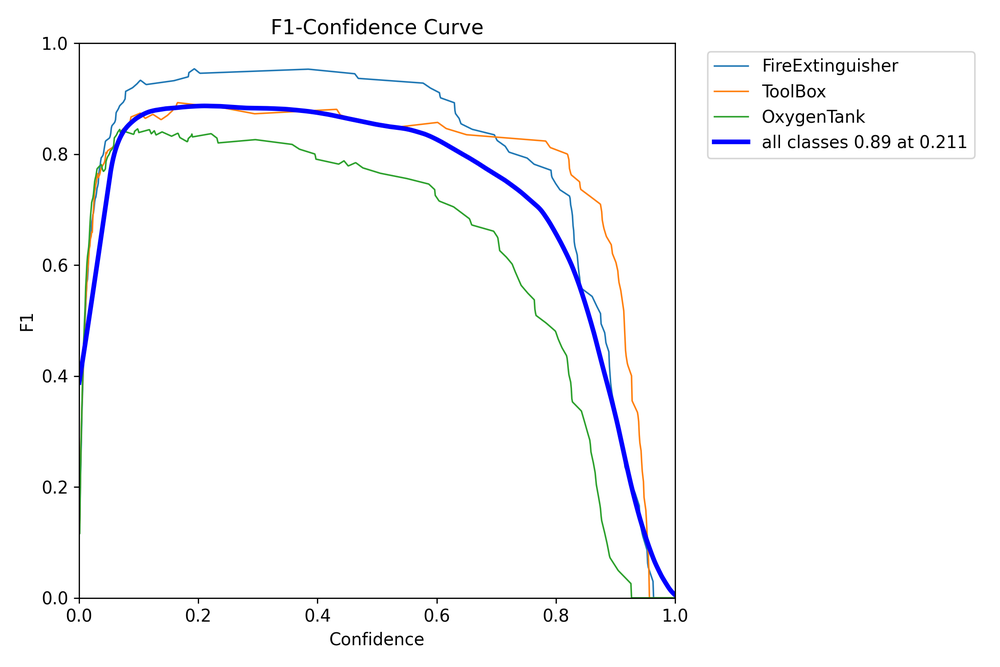
#> input picture CodeVaikunth/runs/detect/train/BoxF1_curve.png, 1000 x 667 px, shrunk from 2250 x 1500 before the run
$ python -i augment.py   (imports and definitions only)
#> lines starting #> are read from the running program, lines starting #| are printed output that depends on the picture; after the words box and inside, x2 and y2 are one past the last pixel; in counts of white or black regions, pixels touching at a corner belong together
#> further down, picture is the input picture: shape (667, 1000, 3); mean B, G, R 250.7, 249.2, 248.9
import cv2
import os
import numpy as np
import random

# --- Configuration ---
# Define the paths to your images and labels
image_dir = os.path.join("data", "train", "images")
label_dir = os.path.join("data", "train", "labels")

# --- Helper Functions ---
def adjust_brightness(image, value=30):
    """Adjusts brightness by adding or subtracting a value."""
#> called with value = 30
    hsv = cv2.cvtColor(image, cv2.COLOR_BGR2HSV)
#> hsv: shape (667, 1000, 3); mean H, S, V 2.8, 3.6, 251.6
    h, s, v = cv2.split(hsv)
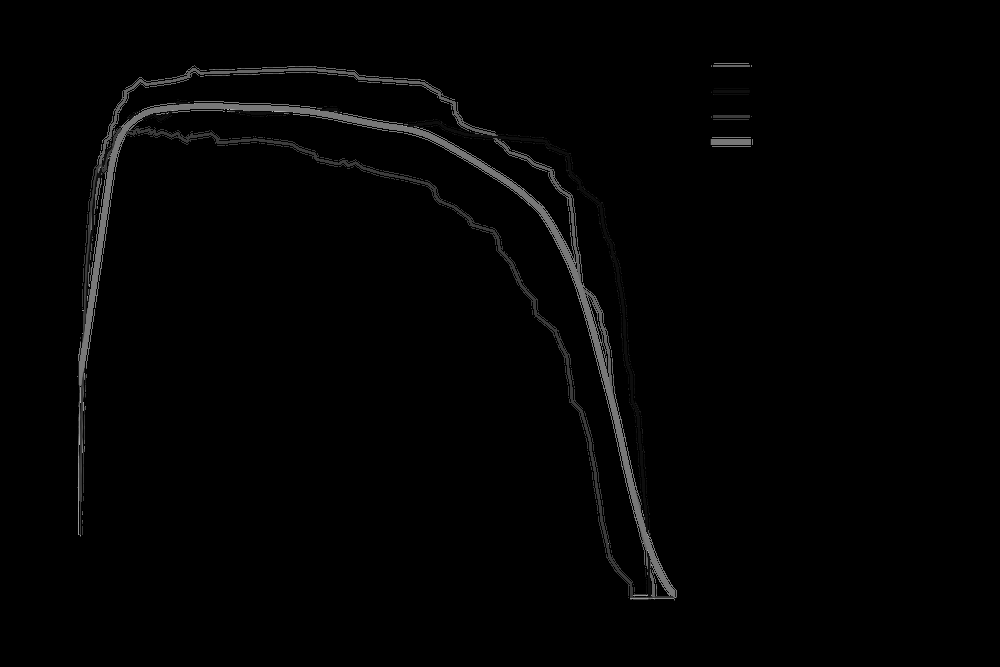
#> h: shape (667, 1000); min 0, max 179, mean 2.8
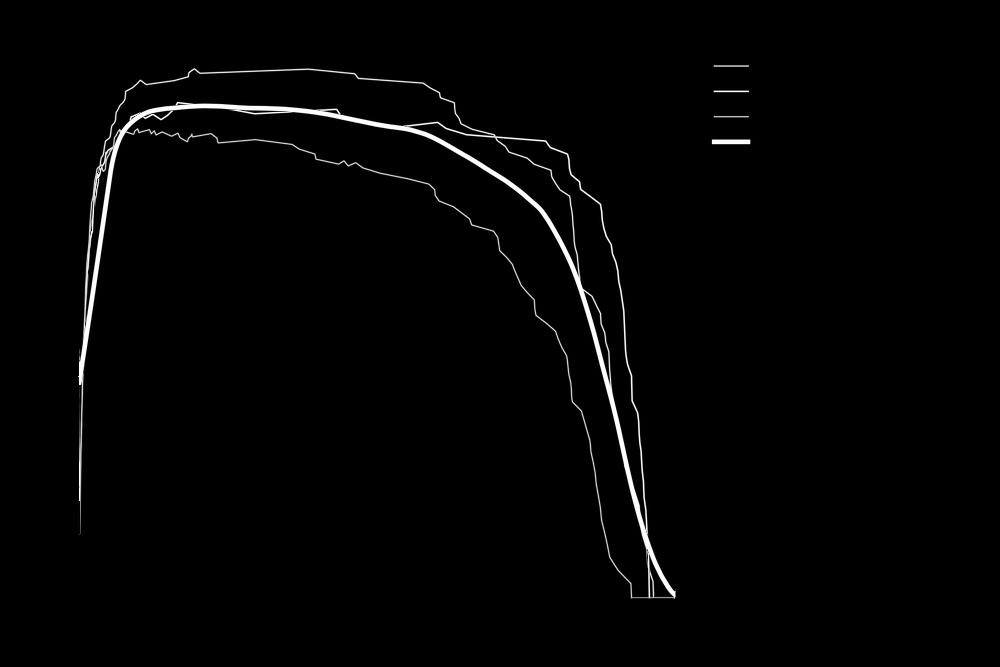
#> s: shape (667, 1000); min 0, max 255, mean 3.6
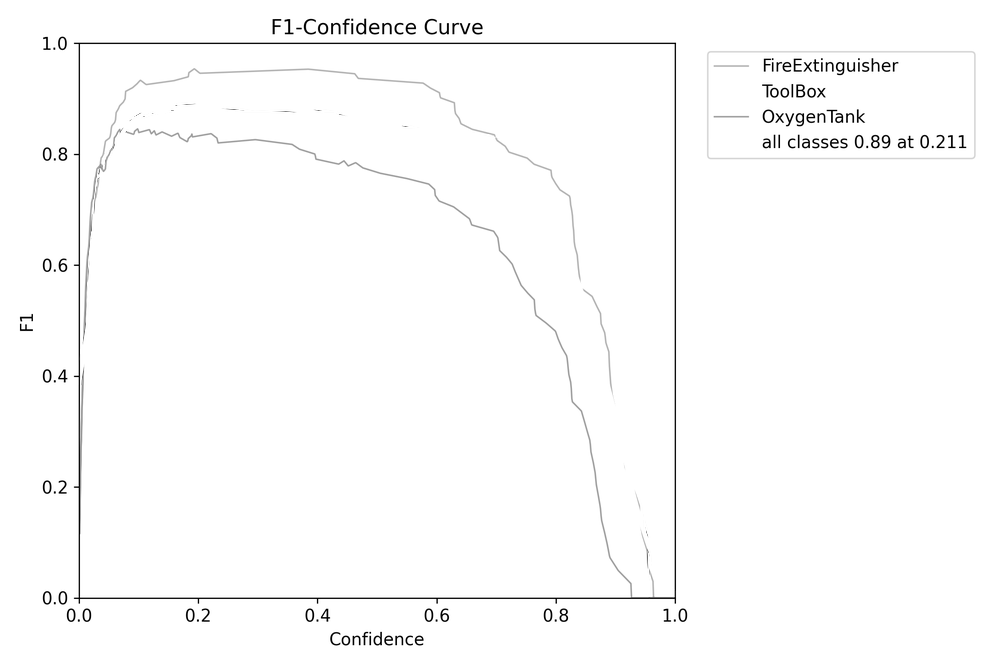
#> v: shape (667, 1000); min 0, max 255, mean 251.6

    # Add or subtract the brightness value
    # Ensure the values stay within the 0-255 range
    lim = 255 - value
    v[v > lim] = 255
#> v: shape (667, 1000); 2.81% of pixels changed, all inside (x1, y1, x2, y2) = (17, 16, 978, 648)
    v[v <= lim] += value
#> v: shape (667, 1000); min 30, max 255, mean 252.5

    final_hsv = cv2.merge((h, s, v))
#> final_hsv: shape (667, 1000, 3); mean H, S, V 2.8, 3.6, 252.5
    img = cv2.cvtColor(final_hsv, cv2.COLOR_HSV2BGR)
    return img

def add_occlusion(image, size_percent=0.25):
    """Adds a random black rectangle to simulate occlusion."""
    h, w, _ = image.shape
    occ_h = int(h * size_percent)
    occ_w = int(w * size_percent)

    # Get a random top-left corner for the occlusion
    x1 = random.randint(0, w - occ_w)
    y1 = random.randint(0, h - occ_h)

    # Draw a black rectangle
    image[y1:y1+occ_h, x1:x1+occ_w] = (0, 0, 0)
    return image

# --- Main Script ---
# [34 lines not run here, left out]

>>> import cv2
>>> picture = cv2.imread('runs/detect/train/BoxF1_curve.png')
>>> result = adjust_brightness(picture)

$ run again, on CodeVaikunth/runs/detect/train/confusion_matrix.png
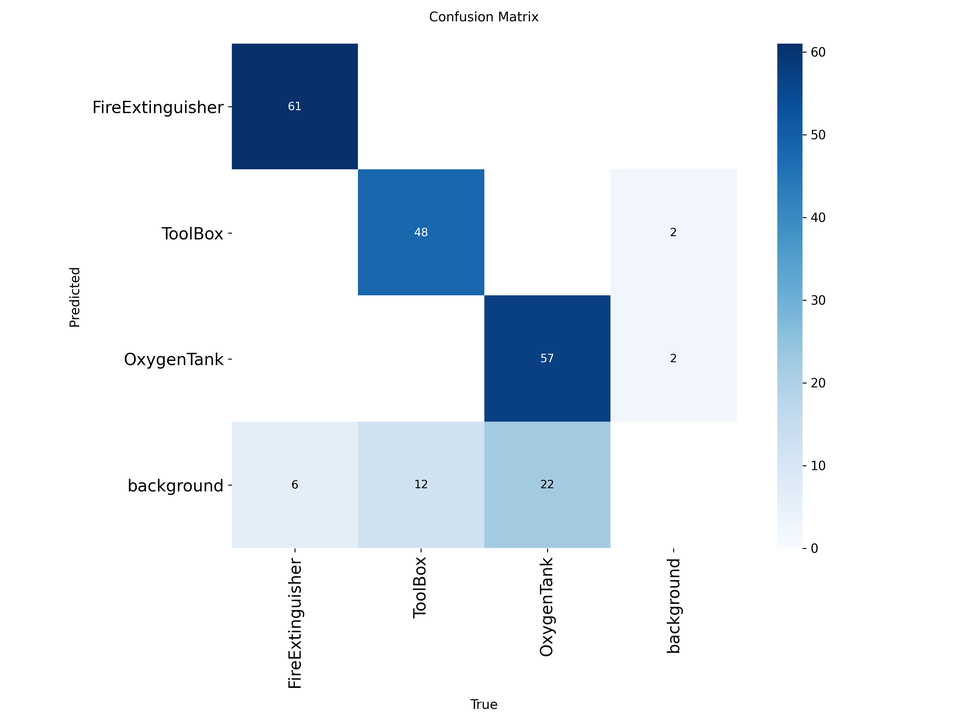
#> input picture CodeVaikunth/runs/detect/train/confusion_matrix.png, 970 x 727 px, shrunk from 3000 x 2250 before the run
#> picture is the input picture: shape (727, 970, 3); mean B, G, R 243.4, 236.9, 230.2
#> hsv: shape (727, 970, 3); mean H, S, V 21.4, 21.3, 243.4
#> in adjust_brightness, `h, s, v = cv2.split(hsv)`:
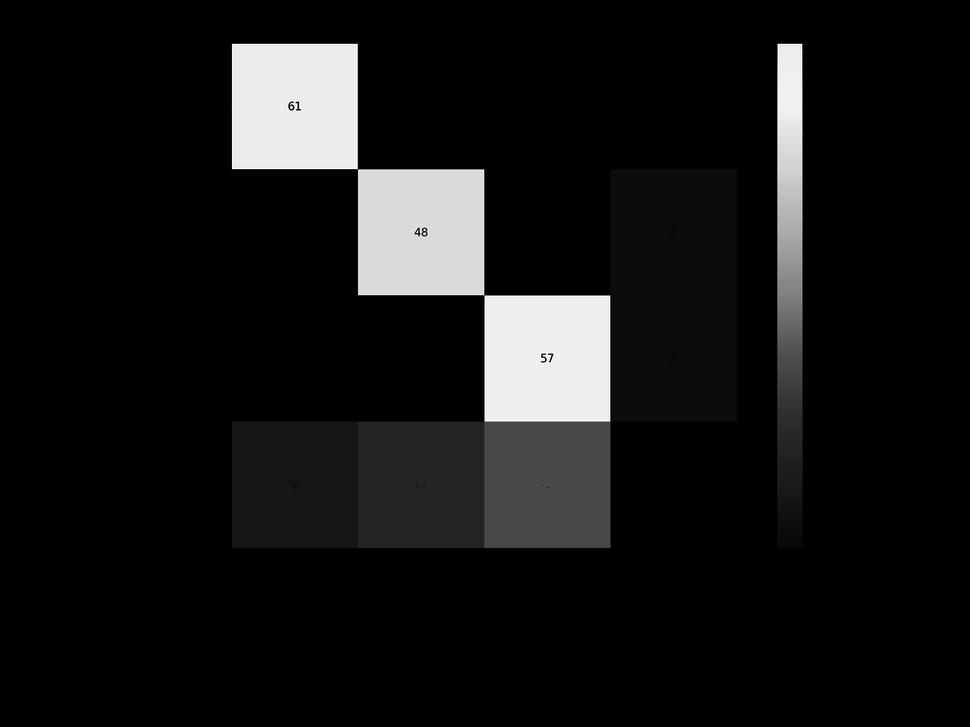
#> s: shape (727, 970); min 0, max 255, mean 21.3
#> final_hsv: shape (727, 970, 3); mean H, S, V 21.4, 21.3, 247.5
#> in adjust_brightness, `img = cv2.cvtColor(final_hsv, cv2.COLOR_HSV2BGR)`:
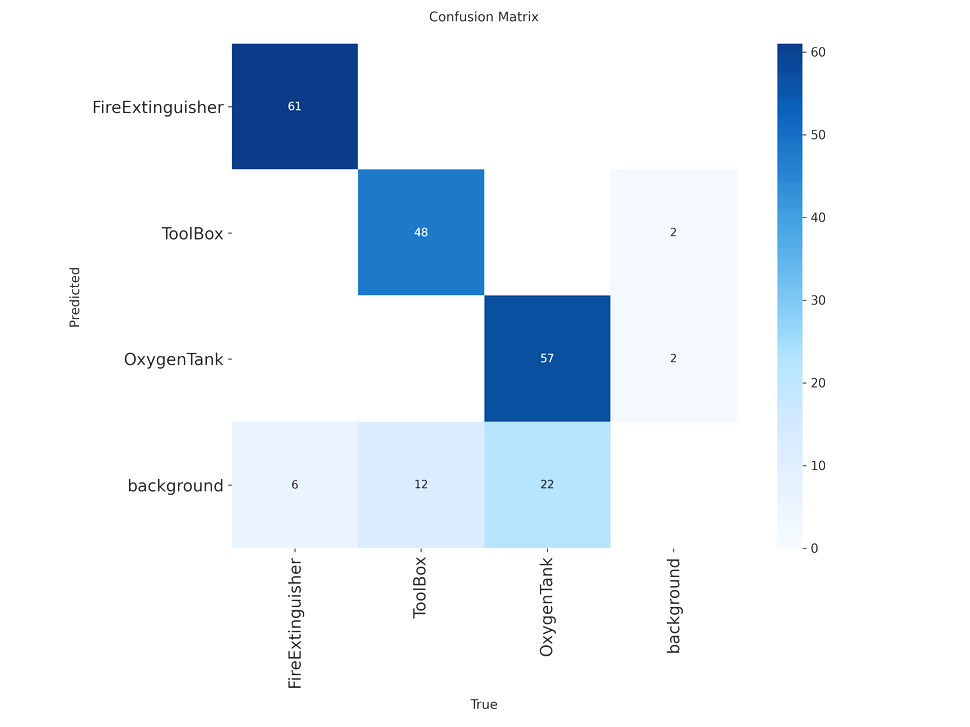
#> img: shape (727, 970, 3); mean B, G, R 247.5, 239.7, 231.9
